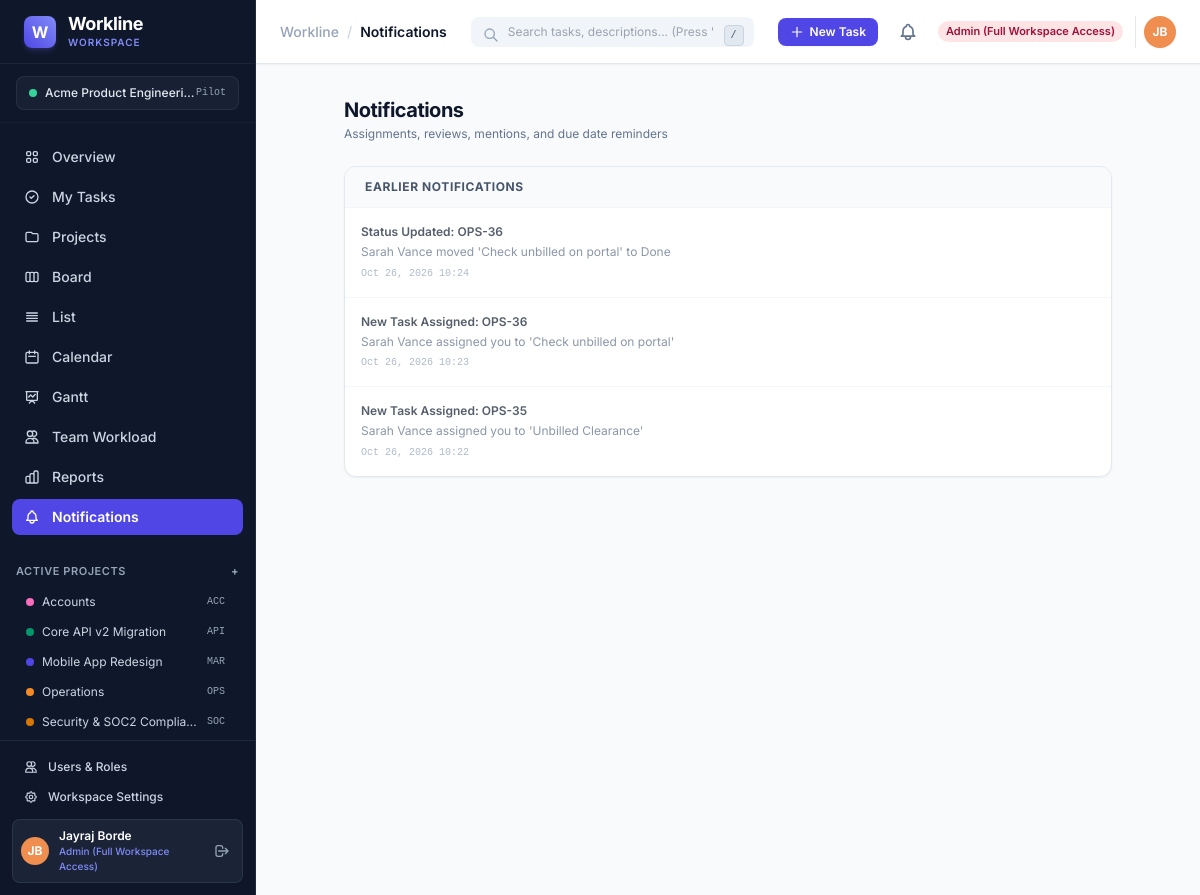
/notifications/ (signed in), run on an earlier commit of the app's database.
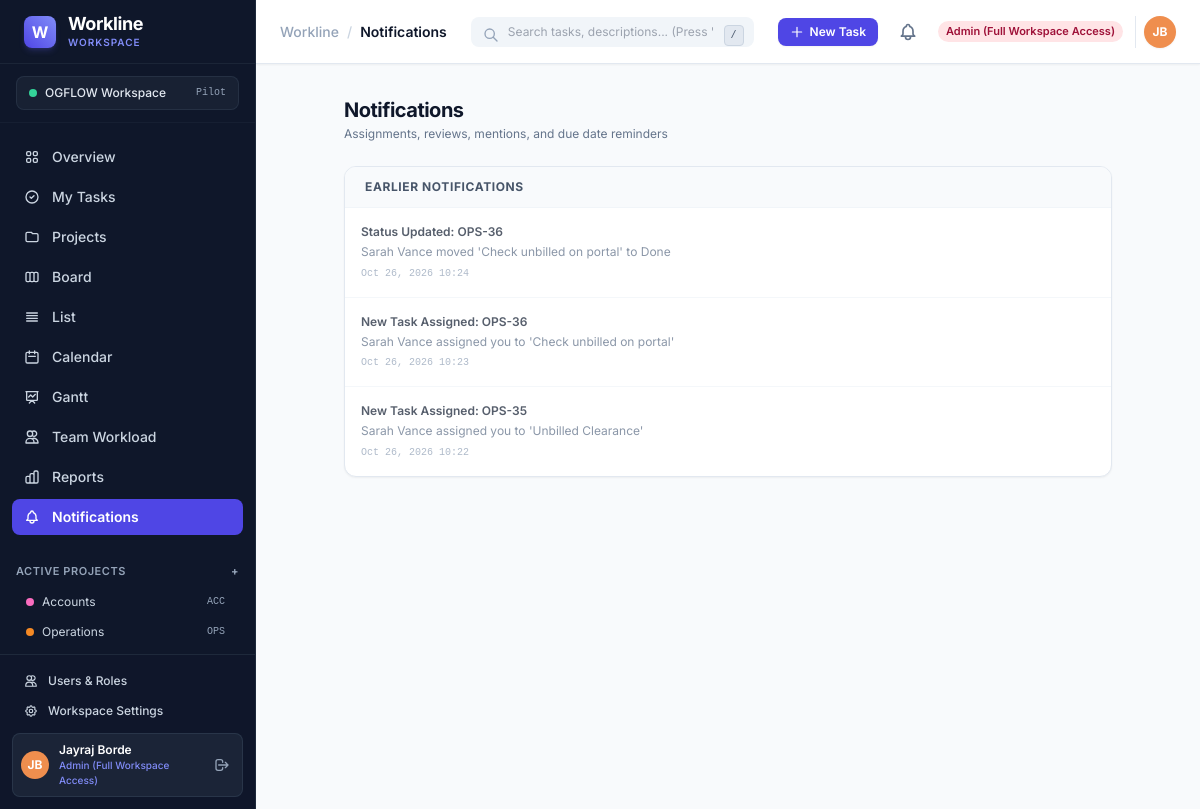
And on a later commit of the database.
### apps/workspaces/models.py (models this page shows, shortened)
class Workspace(models.Model):
    name = models.CharField(max_length=150)
    slug = models.SlugField(max_length=160, unique=True)
    description = models.TextField(blank=True, default='')
    timezone = models.CharField(max_length=60, default='UTC')
    created_by = models.ForeignKey(
        User,
        on_delete=models.SET_NULL,
        null=True,
        blank=True,
        related_name='created_workspaces'
    )
    created_at = models.DateTimeField(auto_now_add=True)
    updated_at = models.DateTimeField(auto_now=True)
    class Meta:
        ordering = ['name']
        verbose_name = 'Workspace'
        verbose_name_plural = 'Workspaces'

### apps/projects/models.py (models this page shows, shortened)
class Project(models.Model):
    workspace = models.ForeignKey(Workspace, on_delete=models.CASCADE, related_name='projects')
    name = models.CharField(max_length=150)
    key = models.CharField(max_length=12, help_text='Short uppercase project prefix (e.g. CORE, MKTG)')
    description = models.TextField(blank=True, default='')
    owner = models.ForeignKey(
        User,
        on_delete=models.SET_NULL,
        null=True,
        blank=True,
        related_name='owned_projects'
    )
    status = models.CharField(
        max_length=20,
        choices=ProjectStatus.choices,
        default=ProjectStatus.ACTIVE
    )
    color = models.CharField(max_length=20, default='#4f46e5')
    start_date = models.DateField(null=True, blank=True)
    due_date = models.DateField(null=True, blank=True)
    archived_at = models.DateTimeField(null=True, blank=True)
    created_at = models.DateTimeField(auto_now_add=True)
    updated_at = models.DateTimeField(auto_now=True)
    class Meta:
        unique_together = ('workspace', 'key')
        ordering = ['-created_at']
        indexes = [
            models.Index(fields=['workspace', 'status']),
            models.Index(fields=['owner', 'status']),
        ]

### apps/notifications/models.py (models this page shows, shortened)
class Notification(models.Model):
    recipient = models.ForeignKey(User, on_delete=models.CASCADE, related_name='notifications')
    actor = models.ForeignKey(
        User,
        on_delete=models.SET_NULL,
        null=True,
        blank=True,
        related_name='triggered_notifications'
    )
    task = models.ForeignKey(
        Task,
        on_delete=models.CASCADE,
        null=True,
        blank=True,
        related_name='notifications'
    )
    project = models.ForeignKey(
        Project,
        on_delete=models.CASCADE,
        null=True,
        blank=True,
        related_name='notifications'
    )
    event_type = models.CharField(max_length=50, default='SYSTEM')
    title = models.CharField(max_length=200)
    message = models.TextField()
    link_url = models.CharField(max_length=255, blank=True, default='')
    read_at = models.DateTimeField(null=True, blank=True)
    created_at = models.DateTimeField(auto_now_add=True)
    class Meta:
        ordering = ['-created_at']
        indexes = [
            models.Index(fields=['recipient', 'read_at']),
        ]

### apps/notifications/views.py (the view)
# urls.py: path('', views.notification_list_view, name='notification_list'),
@login_required
def notification_list_view(request):
    notifications = Notification.objects.filter(
        recipient=request.user
    ).select_related('actor', 'task', 'project').order_by('-created_at')
    unread_notifications = [n for n in notifications if not n.read_at]
    read_notifications = [n for n in notifications if n.read_at]
    return render(request, 'notifications/list.html', {
        'unread_notifications': unread_notifications,
        'read_notifications': read_notifications,
        'total_count': len(notifications),
    })

### apps/accounts/models.py (called while the page is built)
    @property
    def display_name(self):
        full = self.user.get_full_name()
        return full if full else self.user.username

    @property
    def initials(self):
        first = self.user.first_name[:1] if self.user.first_name else ''
        last = self.user.last_name[:1] if self.user.last_name else ''
        if first or last:
            return f"{first}{last}".upper()
        return self.user.username[:2].upper()

    @property
    def is_admin(self):
        return self.user.is_superuser or self.role == Role.ADMIN

    @property
    def is_manager(self):
        return self.is_admin or self.role == Role.MANAGER

### apps/accounts/permissions.py (called while the page is built)
def can_manage_workspace(user):
    if not user.is_authenticated:
        return False
    return user.is_superuser or (hasattr(user, 'profile') and user.profile.is_admin)

def can_manage_projects(user):
    if not user.is_authenticated:
        return False
    return user.is_superuser or (hasattr(user, 'profile') and user.profile.is_manager)

### templates/notifications/list.html (shortened to what this page needs)
{% extends 'base.html' %}
{% block content %}
<div class="space-y-6 max-w-3xl mx-auto">
  <div class="flex items-center justify-between">
    <div>
      <h1 class="text-xl font-bold text-slate-900 tracking-tight">Notifications</h1>
      <p class="text-xs text-slate-500 mt-0.5">Assignments, reviews, mentions, and due date reminders</p>
    </div>
  </div>
  <div class="bg-white rounded-xl border border-slate-200 shadow-sm overflow-hidden">
    <div class="px-5 py-3 bg-slate-50 border-b border-slate-100 text-xs font-bold text-slate-600 uppercase tracking-wider">
      Earlier Notifications
    </div>
    <div class="divide-y divide-slate-100">
      {% for notif in read_notifications %}
        <div class="p-4 hover:bg-slate-50/60 transition-colors flex items-start justify-between gap-4 opacity-75">
          <div class="min-w-0">
            <a href="{% if notif.link_url %}{{ notif.link_url }}{% else %}#{% endif %}" class="text-xs font-semibold text-slate-800 hover:text-indigo-600 block">
              {{ notif.title }}
            </a>
            <p class="text-xs text-slate-500 mt-0.5 leading-relaxed">{{ notif.message }}</p>
            <span class="text-[10px] text-slate-400 font-mono mt-1 block">{{ notif.created_at|date:"M d, Y H:i" }}</span>
          </div>
        </div>
      {% empty %}
        {% if not unread_notifications %}
          <div class="p-8 text-center text-xs text-slate-400 italic">No notifications. You are all caught up!</div>
        {% endif %}
      {% endfor %}
    </div>
  </div>
</div>
{% endblock %}

### templates/components/sidebar.html (shortened to what the changed rows need)
<aside class="w-64 bg-slate-900 flex-shrink-0 flex flex-col justify-between border-r border-slate-800 text-slate-300 select-none">
  <div>
    <div class="px-4 py-3 border-b border-slate-800/50">
      <div class="flex items-center justify-between px-3 py-2 rounded-lg bg-slate-800/60 border border-slate-700/50 text-xs">
        <div class="flex items-center gap-2 truncate">
          <span class="w-2 h-2 rounded-full bg-emerald-400 shrink-0"></span>
          <span class="font-medium text-slate-200 truncate">{{ current_workspace.name|default:"Acme Workspace" }}</span>
        </div>
      </div>
    </div>
    <div class="px-4 pt-3 pb-2">
      <div class="space-y-0.5 max-h-36 overflow-y-auto pr-1">
        {% for proj in active_projects %}
          <a href="{% url 'project_detail' project_id=proj.id %}" class="flex items-center gap-2 px-2.5 py-1.5 rounded-md text-xs text-slate-300 hover:bg-slate-800 hover:text-white transition-colors truncate">
            <span class="w-2 h-2 rounded-full shrink-0" style="background-color: {{ proj.color }};"></span>
            <span class="truncate">{{ proj.name }}</span>
            <span class="ml-auto text-[10px] text-slate-400 font-mono">{{ proj.key }}</span>
          </a>
        {% empty %}
          <div class="text-xs text-slate-400 italic px-2">No projects yet.</div>
        {% endfor %}
      </div>
    </div>
  </div>
</aside>

What changed in the data, as far as the page shows it:
removed Project: name "Core API v2 Migration", key "API"
removed Project: name "Mobile App Redesign", key "MAR"
removed Project: name "Security & SOC2 Complia…", key "SOC"
changed Workspace: name "Acme Product Engineeri…" → "OGFLOW Workspace"
